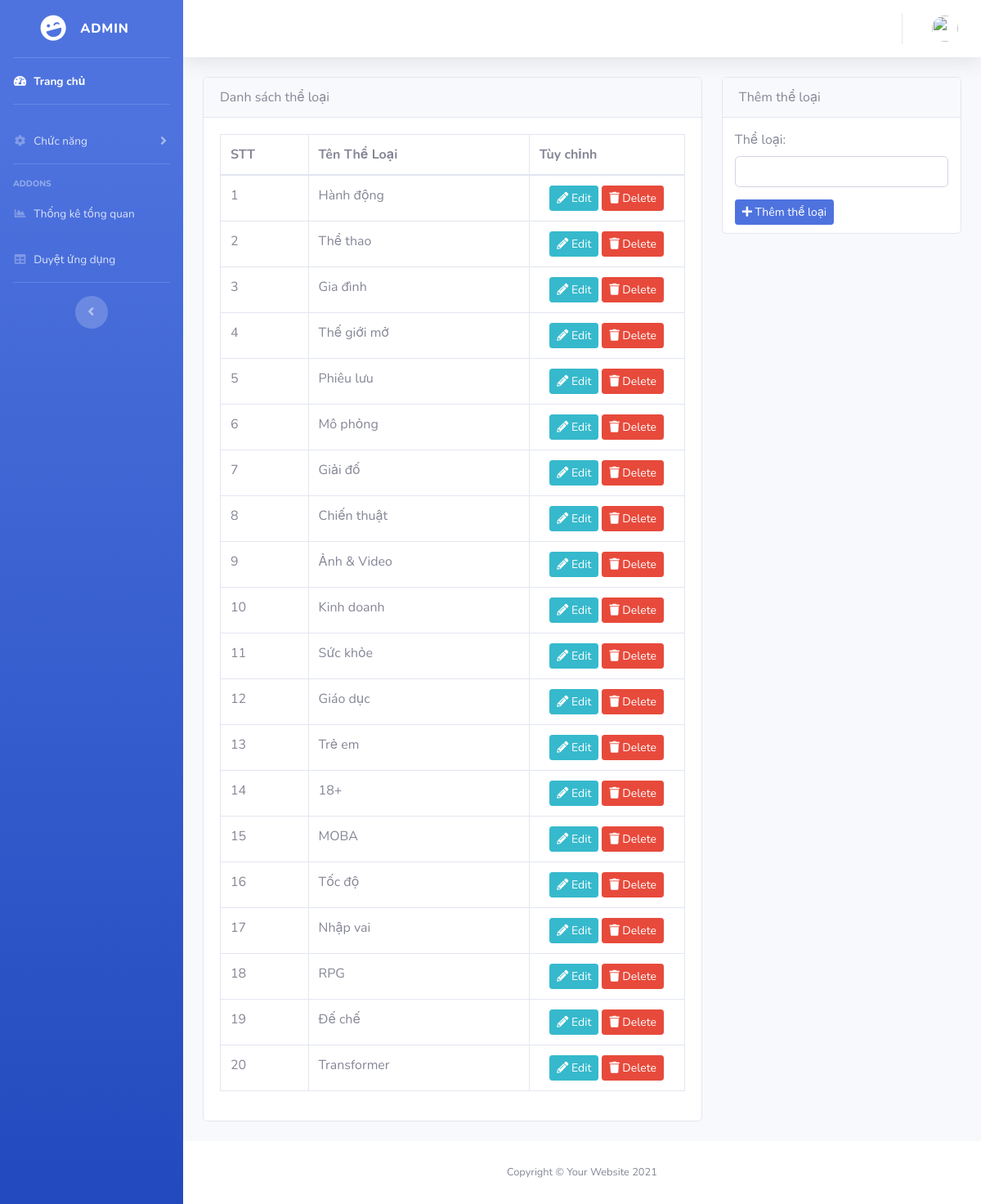
The page /admin/admin.php?select=quanlytheloai on the database its author committed.
### tables this page shows
CREATE TABLE `theloai` (
  `id_theloai` int(11) NOT NULL,
  `tentheloai` varchar(30) NOT NULL
);

### dbconnection.php (called while the page is built, shortened)
<?php
function OPEN_DB(){
    $conn = new mysqli(HOST,USER,PASSWORD,DB);
    mysqli_query($conn,"SET NAMES 'UTF8'");
    return $conn;
}
?>

### admin/quanlytheloai.php (the view, shortened to what this page needs)
<?php
require_once('../dbconnection.php');
$sql = "SELECT * FROM theloai";
$result = mysqli_query(OPEN_DB(), $sql);
?>
<div class="container">
    <div class="row">
        <div class="col-sm-8">
            <main>
                <div class="card mb-4">
                    <div class="card-header">
                        Danh sách thể loại
                    </div>
                    <div id="dataTable_wrapper" class="dataTables_wrapper dt-bootstrap4">
                        <div class="row" style="clear: both;">
                            <div class="card-body">
                                <div class="table-responsive">
                                    <div class="col-sm-12">
                                        <table class="table table-bordered dataTable" id="dataTable" width="100%" cellspacing="0" role="grid" aria-describedby="dataTable_info" style="width: 100%;">
                                            <thead>
                                                <tr role="row">
                                                    <th class="sorting_asc" tabindex="0" rowspan="1" colspan="1" style="width: 5%;">STT</th>
                                                    <th class="sorting" tabindex="0" rowspan="1" colspan="1" style="width: 15%;">Tên Thể Loại</th>
                                                    <th class="sorting" tabindex="0" rowspan="1" colspan="1" style="width: 10%;">Tùy chỉnh</th>
                                                </tr>
                                            </thead>
                                            <tbody>
                                                <?php
                                                $i = 1;
                                                while ($row = mysqli_fetch_assoc($result)) { ?>
                                                    <tr role="row" class="odd">
                                                        <td><?php echo $i++; ?></td>
                                                        <td><?php echo $row['tentheloai']; ?></td>
                                                        <td class="project-actions text-center">
                                                            <a class="btn btn-info btn-sm" href="edit_theloai.php?id=<?php echo $row['id_theloai']; ?>" class="edit" title="Edit" data-toggle="tooltip">
                                                                <i class="fas fa-pencil-alt"></i> Edit
                                                            </a>
                                                            <a class="btn btn-danger btn-sm" Onclick="return ConfirmDelete();" href="quanlytheloai.php?delete_id=<?php echo $row['id_theloai']; ?>" name="delete" type="submit">
                                                                    <i class="fas fa-trash"></i> Delete
                                                            </a>
                                                        </td>
                                                    </tr>
                                                    <tr>
                                                    <?php } ?>
                                            </tbody>
                                        </table>
                                    </div>
                                </div>
                            </div>
                        </div>
                    </div>
                </div>
            </main>
        </div>
        <div class="col-sm-4">
            <main>
                <div class="card mb-4">
                    <div class="card-header">
                        Thêm thể loại
                    </div>
                    <div id="dataTable_wrapper" class="dataTables_wrapper dt-bootstrap4">
                        <form action="add_theloai.php" method="POST">
                            <div class="form-group" style="margin: 15px;">
                                <label for="tentheloai">Thể loại:</label>
                                <input type="text" class="form-control" id="tentheloai" name="tentheloai">
                            </div>
                            <button style="margin: 0 0 10px 15px;" name="add" type="submit" class="btn btn-primary btn-sm"><i class="fas fa-plus"></i> Thêm thể loại</button>
                        </form>
                    </div>
                </div>
            </main>
        </div>
    </div>
</div>

### rows shown on the page
theloai: tentheloai "Hành động"
theloai: tentheloai "Thể thao"
theloai: tentheloai "Gia đình"
theloai: tentheloai "Thế giới mở"
theloai: tentheloai "Phiêu lưu"
theloai: tentheloai "Mô phỏng"
theloai: tentheloai "Giải đố"
theloai: tentheloai "Chiến thuật"
theloai: tentheloai "Ảnh & Video"
theloai: tentheloai "Kinh doanh"
theloai: tentheloai "Sức khỏe"
theloai: tentheloai "Giáo dục"
theloai: tentheloai "Trẻ em"
theloai: tentheloai "18+"
theloai: tentheloai "MOBA"
theloai: tentheloai "Tốc độ"
theloai: tentheloai "Nhập vai"
theloai: tentheloai "RPG"
theloai: tentheloai "Đế chế"
theloai: tentheloai "Transformer"
